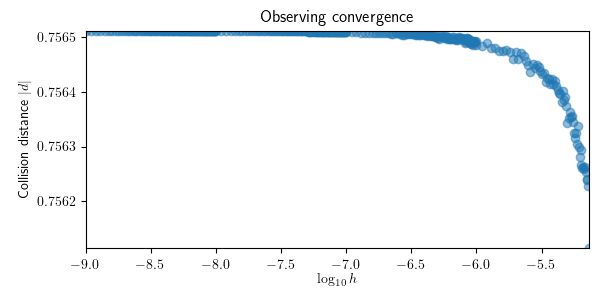

This figure's Python source:
import subprocess
import os
import time
import math
import numpy as np
import pandas as pd
import matplotlib.pyplot as plt
from matplotlib import rc

rc("text", usetex="True")   # Use LaTeX text rendering

args = [
    "./report",                       # Compiled C executable
    "0.01",                                     # tPlotDelta
    "3.0",                                      # tFinal
    "1e-8",                                     # timeStepSize
    "0", "0", "0",    "0", "0", "0",    "4",    # [x, y, z], [v_x, v_y, v_z], m
    "3", "0", "0",    "0", "0", "0",    "5",    # [x, y, z], [v_x, v_y, v_z], m
    "3", "4", "0",    "0", "0", "0",    "3"     # [x, y, z], [v_x, v_y, v_z], m
]

# Collision should occur around 2.88s.
# 7.3e-6 is the largest time step that yields collisions.

def run():

    # https://stackoverflow.com/questions/477486/how-to-use-a-decimal-range-step-value
    mantissa = np.linspace(1, 9.9, 90)

    with open("accuracy.csv", "w") as file:

        file.write("step,x_1,y_1,z_1,t_1,x_2,y_2,z_2,t_2\n")

        for e in range(6, 10):

            for m in mantissa:

                step = "{}e-{}".format(m, e)

                print("Testing {}... ".format(step), end="")

                start = time.time()

                args[3] = step

                process = subprocess.Popen(args, stdout=subprocess.PIPE) # https://stackoverflow.com/questions/6657690/python-getoutput-equivalent-in-subprocess
                out = process.communicate()[0].decode("utf-8").split("\n")

                if len(out) >= 2:

                    coordinates = ",".join(out[:-1])

                    message = coordinates

                    file.write(step + "," + message + "\n")

                else:

                    message = "NO COLLISION"

                print("{} ({:.2f}s)".format(message, time.time() - start))

def distance(row):

    return math.sqrt(
        (row["x_1"] - row["x_2"]) ** 2 +
        (row["y_1"] - row["y_2"]) ** 2 +
        (row["z_1"] - row["z_2"]) ** 2
    )

def plot():

    df = pd.read_csv("accuracy.csv")

    plt.figure(figsize=(6, 3))  # Default is (6, 4)

    df["distance"] = df.apply(distance, axis=1)
    df["step"] = np.log10(df["step"])

    plt.scatter(df["step"], df["distance"], alpha=0.5)

    plt.xlim([df["step"].min(), df["step"].max()])
    plt.ylim([df["distance"].min(), df["distance"].max()])

    plt.title(r"Observing convergence")
    plt.xlabel(r'$\log_{10} h$')
    plt.ylabel(r'Collision distance $|d|$')

    plt.tight_layout(pad=0.8)

    plt.savefig("accuracy.png")

    plt.show()


if __name__ == "__main__":

    subprocess.call(["g++", "-O3", "--std=c++11", "report.c", "-o", "report"])

run()
# plot()
